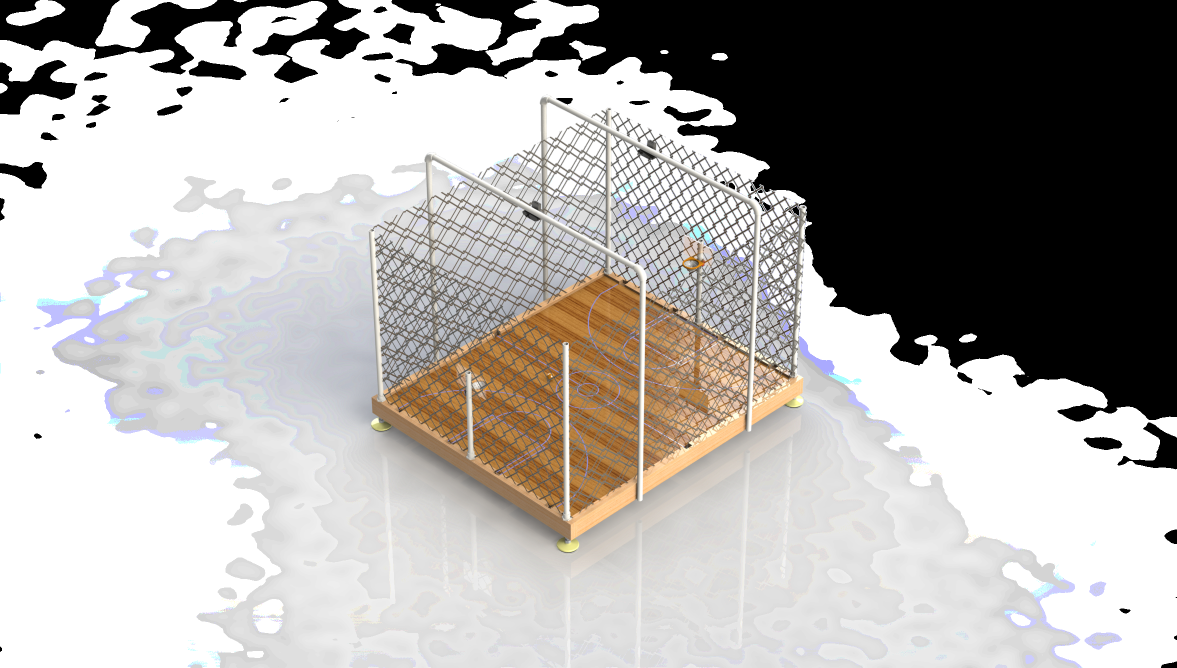
#> input picture Arena/ArenaRender.png, 2353 x 1335 px (shown at 1/2 size)
$ python -i real_time_detection.py   (imports and definitions only)   (older library calls are emulated)
#> lines starting #> are read from the running program, lines starting #| are printed output that depends on the picture; after the words box and inside, x2 and y2 are one past the last pixel; in counts of white or black regions, pixels touching at a corner belong together; long printed decimals are rounded
#> further down, picture is the input picture: shape (1335, 2353, 3); mean B, G, R 165.4, 168.1, 171.2
import numpy as np
import cv2 as cv
import time
import socket
import math

UDP_IP1 = "127.0.0.1"
UDP_PORT1 = 5000
# [2 lines that did not run here, left out]

# WTF does retval do? and what does it mean?
# Get detection with cuda running
# recompile cv2 on this machine with cuda enabled
# already verified it doesnt currently have it

# trackerTypes = ['BOOSTING', 'MIL', 'KCF','TLD', 'MEDIANFLOW', 'GOTURN', 'MOSSE', 'CSRT']

def detection_pink(frame_hsv):
    # Declare boundary colors for detection
    #boundaries = [([17,15,100], [50,56,200])] BGR
    #lower = np.array([([4,4,240])], dtype = "uint8")
    #upper = np.array([([211,211,255])], dtype = "uint8")
    # HSV
    #  Pink Tape
    # lower_pink = np.array([(115,50,165)], dtype = "uint8")
    # upper_pink = np.array([([160,255,255])], dtype = "uint8")
    # Paper pink
    # lower_pink = np.array([(140,1,1)], dtype = "uint8")
    # upper_pink = np.array([([145,255,255])], dtype = "uint8")
    # Green Paper
    lower_pink = np.array([(78,75,100)], dtype = "uint8")
    upper_pink = np.array([([84,150,200])], dtype = "uint8") #200

    # Check for the color pink between a certain scope of all pinks
    mask_pink = cv.inRange(frame_hsv,lower_pink,upper_pink)
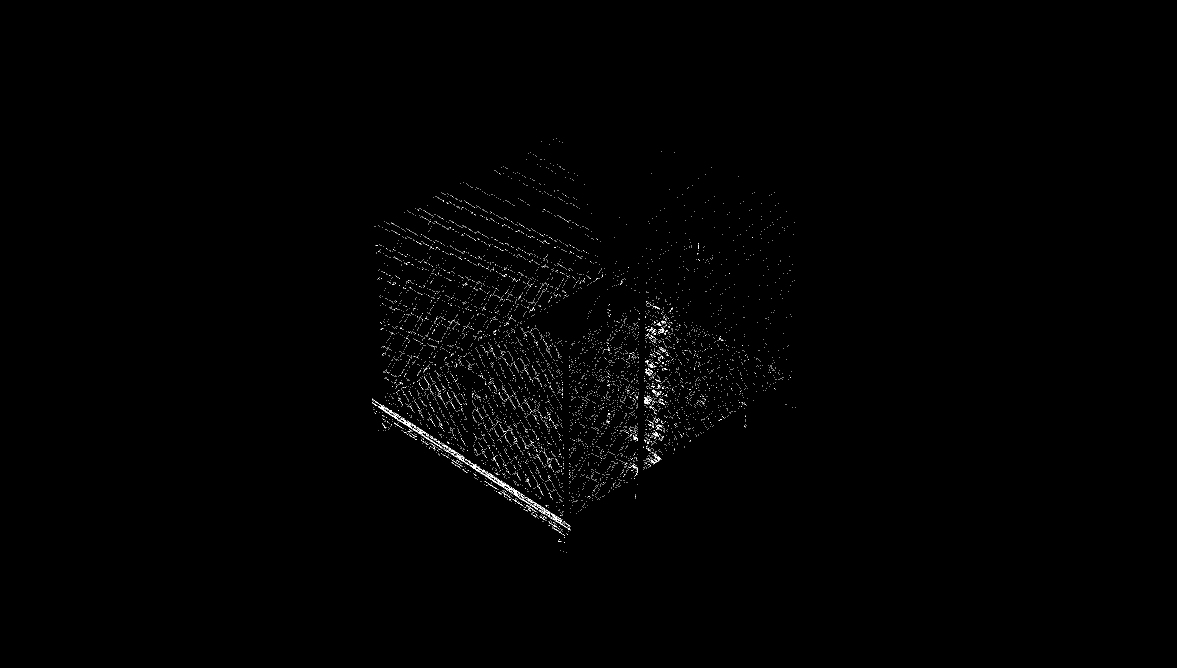
#> mask_pink: shape (1335, 2353) (shown at 1/2 size); 0.45% white in thin lines or dots, all inside (x1, y1, x2, y2) = (744, 277, 1592, 1105)
    # [13 lines of commented-out code are left out]
    contours_pink = cv.findContours(mask_pink, cv.RETR_TREE, cv.CHAIN_APPROX_SIMPLE)[-2]
#> contours_pink = 7855 contours, 7839 with area under 20; largest, box (x1, y1, x2, y2) and area: (925, 918, 1041, 996) 480, (756, 808, 824, 858) 268, (1051, 996, 1101, 1030) 118, (825, 856, 884, 897) 114, (1102, 1026, 1141, 1061) 94
    # cv.drawContours(output_pink, contours_pink, -1, (0,255,0), 3)

    # Label the contours for the pink square
    for c in contours_pink:
        # Find contours with edges of similar lengths
        peri = cv.arcLength(c, True)
        approx = cv.approxPolyDP(c, 0.04 * peri, True)
        print(peri)
        # Only look at contours with 4 edges and perimeters greater than 200
        if(len(approx) == 4) and (peri > 15):
            # pink_square = c
            # cv.drawContours(output_pink, [c], -1, (0,255,0), 2)
            # Find the center of the contours
            M = cv.moments(c)
            if M["m00"] != 0:
                cX = int((M["m10"] / M["m00"]))
                cY = int((M["m01"] / M["m00"]))
            # #    cv.imshow('frame',output_pink)
            #    cv.putText(output_pink, "middle", (cX, cY), cv.FONT_HERSHEY_SIMPLEX, 0.5, (255,255,255), 2)
            #    cv.imshow('frame',output_pink)
            #    print(cX,",",cY)
                return cX, cY
#> this loop made 30 passes
#> (peri, approx, cX, cY) on pass 30: (39.46, [[1101, 1046], [1114, 1055], [1109, 1049], [1107, 1051]], 1107, 1050)
#> (peri, approx) on passes 1 to 6: (0, [[1132, 1104]]), (0, [[1127, 1103]]), (0, [[1121, 1101]]), (2, [[1128, 1085], [1129, 1085]]), (13.41, [[1116, 1082], [1116, 1083], [1122, 1083], [1118, 1083]]), (5.66, [[1119, 1078], [1117, 1080]])
#| 0.0
#| 0.0
#| 0.0
#| 2.0
#| 13.414
#| 5.657
#| 2.0
#| 2.0
#> (further printed lines are left out)
            # return pink_square
            # return pink_square

    return -1, -1


# [388 lines left out: functions detection_blue, detection_orange, main, not called in this run]


# [1 line not run here, left out]

>>> import cv2
>>> picture = cv2.imread('../ArenaRender.png')
>>> result = detection_pink(picture)
#> result = (1107, 1050)
